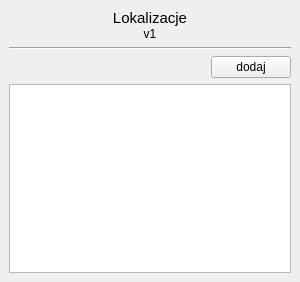
<?xml version="1.0" encoding="UTF-8"?>
<ui version="4.0">
 <class>Form</class>
 <widget class="QWidget" name="Form">
  <property name="geometry">
   <rect>
    <x>0</x>
    <y>0</y>
    <width>300</width>
    <height>282</height>
   </rect>
  </property>
  <property name="windowTitle">
   <string>Form</string>
  </property>
  <layout class="QGridLayout" name="gridLayout">
   <property name="leftMargin">
    <number>0</number>
   </property>
   <property name="topMargin">
    <number>0</number>
   </property>
   <property name="rightMargin">
    <number>0</number>
   </property>
   <property name="bottomMargin">
    <number>0</number>
   </property>
   <property name="spacing">
    <number>0</number>
   </property>
   <item row="0" column="0">
    <widget class="QWidget" name="widget" native="true">
     <layout class="QVBoxLayout" name="verticalLayout_3">
      <item>
       <widget class="QWidget" name="widget_2" native="true">
        <layout class="QVBoxLayout" name="verticalLayout">
         <property name="spacing">
          <number>0</number>
         </property>
         <property name="leftMargin">
          <number>0</number>
         </property>
         <property name="topMargin">
          <number>0</number>
         </property>
         <property name="rightMargin">
          <number>0</number>
         </property>
         <property name="bottomMargin">
          <number>0</number>
         </property>
         <item>
          <widget class="QLabel" name="label">
           <property name="font">
            <font>
             <pointsize>11</pointsize>
            </font>
           </property>
           <property name="text">
            <string>Lokalizacje</string>
           </property>
           <property name="alignment">
            <set>Qt::AlignCenter</set>
           </property>
          </widget>
         </item>
         <item>
          <widget class="QLabel" name="label_2">
           <property name="text">
            <string>v1</string>
           </property>
           <property name="alignment">
            <set>Qt::AlignCenter</set>
           </property>
          </widget>
         </item>
        </layout>
       </widget>
      </item>
      <item>
       <widget class="Line" name="line">
        <property name="orientation">
         <enum>Qt::Horizontal</enum>
        </property>
       </widget>
      </item>
      <item>
       <widget class="QWidget" name="widget_3" native="true">
        <layout class="QHBoxLayout" name="horizontalLayout">
         <property name="spacing">
          <number>0</number>
         </property>
         <property name="leftMargin">
          <number>0</number>
         </property>
         <property name="topMargin">
          <number>0</number>
         </property>
         <property name="rightMargin">
          <number>0</number>
         </property>
         <property name="bottomMargin">
          <number>0</number>
         </property>
         <item>
          <spacer name="horizontalSpacer">
           <property name="orientation">
            <enum>Qt::Horizontal</enum>
           </property>
           <property name="sizeHint" stdset="0">
            <size>
             <width>204</width>
             <height>20</height>
            </size>
           </property>
          </spacer>
         </item>
         <item>
          <widget class="QPushButton" name="btn_zapisz">
           <property name="text">
            <string>dodaj</string>
           </property>
          </widget>
         </item>
        </layout>
       </widget>
      </item>
      <item>
       <widget class="QTableWidget" name="tab_dane"/>
      </item>
     </layout>
    </widget>
   </item>
  </layout>
 </widget>
 <resources/>
 <connections/>
</ui>
